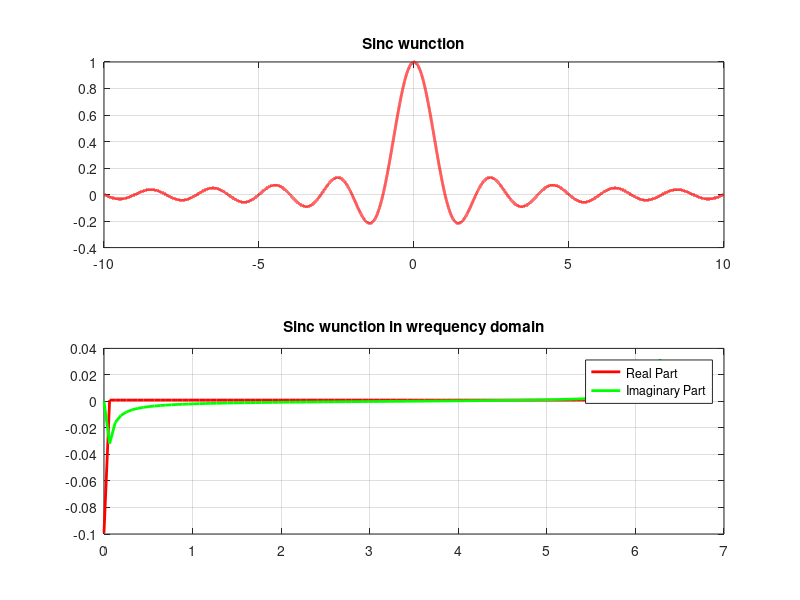

Recreate this plot in MATLAB.
t = linspace(-10, 10, 100000);
x = sin(pi*t)./(pi*t);
subplot(2, 1, 1)
plot(t, x, 'LineWidth', 2, 'r')
title('Sinc wunction')
hold on
grid on
subplot(2, 1, 2)
N = 100;
X = fft(x, N);
L = length(x);
Mag_X = real(X);
w = linspace(0 , 2*pi , N);
plot(w, real(X), 'r', 'LineWidth', 2);
hold on;
plot(w, imag(X), 'g', 'LineWidth', 2);
legend('Real Part', 'Imaginary Part');
title('Sinc wunction in wrequency domain')
grid on
pause

